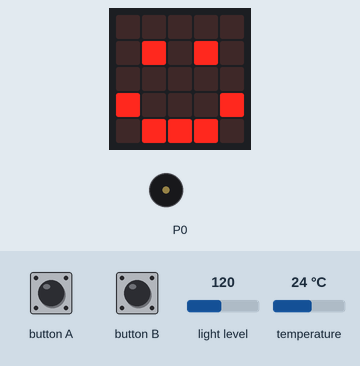
Simulated run of this program. Board: BBC micro:bit (MakeCode). On the bench: the board's 5×5 LED display, buzzer (waves = sounding). Inputs (shaded band) come from the test bench; at power-on: temperature 24 °C, light level 120. The 48×5 strip is a reading aid, not a part: it shows the text the display is scrolling, unrolled, one strip-width of it at a time.

Above: at 1.8 s.
1.9 s: button A pressed for 0.15 s
At 2.4 s:
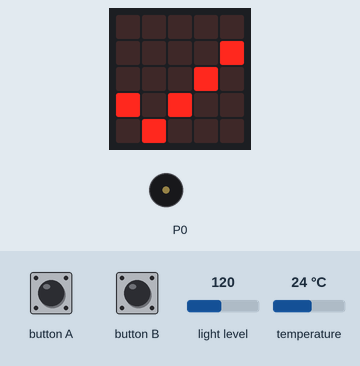
2.6 s: temperature set to 2 °C
At 4.2 s:
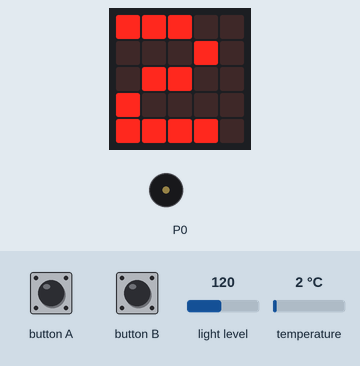
4.9 s: button B pressed for 0.15 s
At 5.4 s:
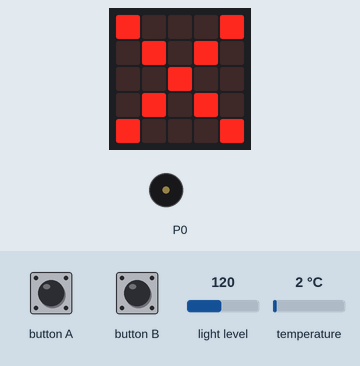
5.6 s: button A pressed for 0.15 s
6.3 s: temperature set to 12 °C
8.3 s: light level set to 5
At 13.8 s:
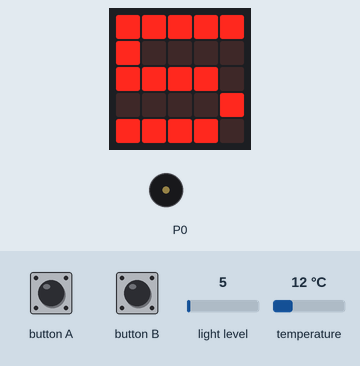
Timing chart, 0 to 15.3 s (numbered marks = the images above; inputs shaded):
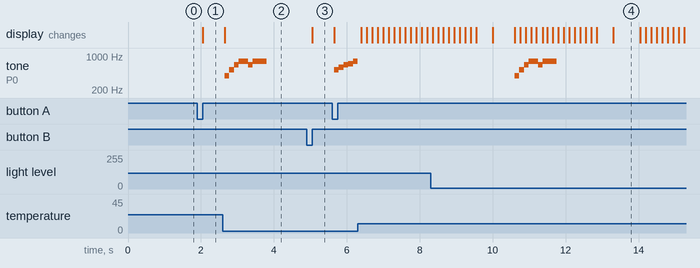

Measured:
- after the input at 1.9 s, the display: changes after 0.15 s (image 1)
- after the input at 2.6 s, the display: changes after 0.05 s (image 2)
- after the input at 4.9 s, the display: changes after 0.15 s (image 3)
- after the input at 8.3 s, the display: first differs from a run without the input after 5.0 s (image 4)
- by itself, tone on P0: plays 392 Hz for 0.13 s, 523 Hz for 0.13 s, 659 Hz for 0.13 s, 784 Hz for 0.26 s, 659 Hz for 0.13 s, 784 Hz for 0.38 s
- what the display in image 4 shows lasts 0.8 s, from 13.3 s to 14.1 s

The program:

main.ts
```typescript
input.onButtonPressed(Button.A, function () {
    basic.showIcon(IconNames.Yes)
    music.startMelody(music.builtInMelody(Melodies.PowerUp), MelodyOptions.Once)
    for (let index = 0; index < 3; index++) {
        basic.showNumber(input.temperature())
        basic.pause(500)
    }
})
input.onButtonPressed(Button.B, function () {
    basic.showIcon(IconNames.No)
    music.startMelody(music.builtInMelody(Melodies.JumpUp), MelodyOptions.Once)
    for (let index = 0; index < 3; index++) {
        basic.showNumber(input.lightLevel())
        basic.pause(500)
    }
})
basic.showIcon(IconNames.Happy)
basic.forever(function () {

})
```

test.ts
```typescript
// i test vanno qui; questi non saranno compilati quando questo pacchetto viene usato come estensione.
```
